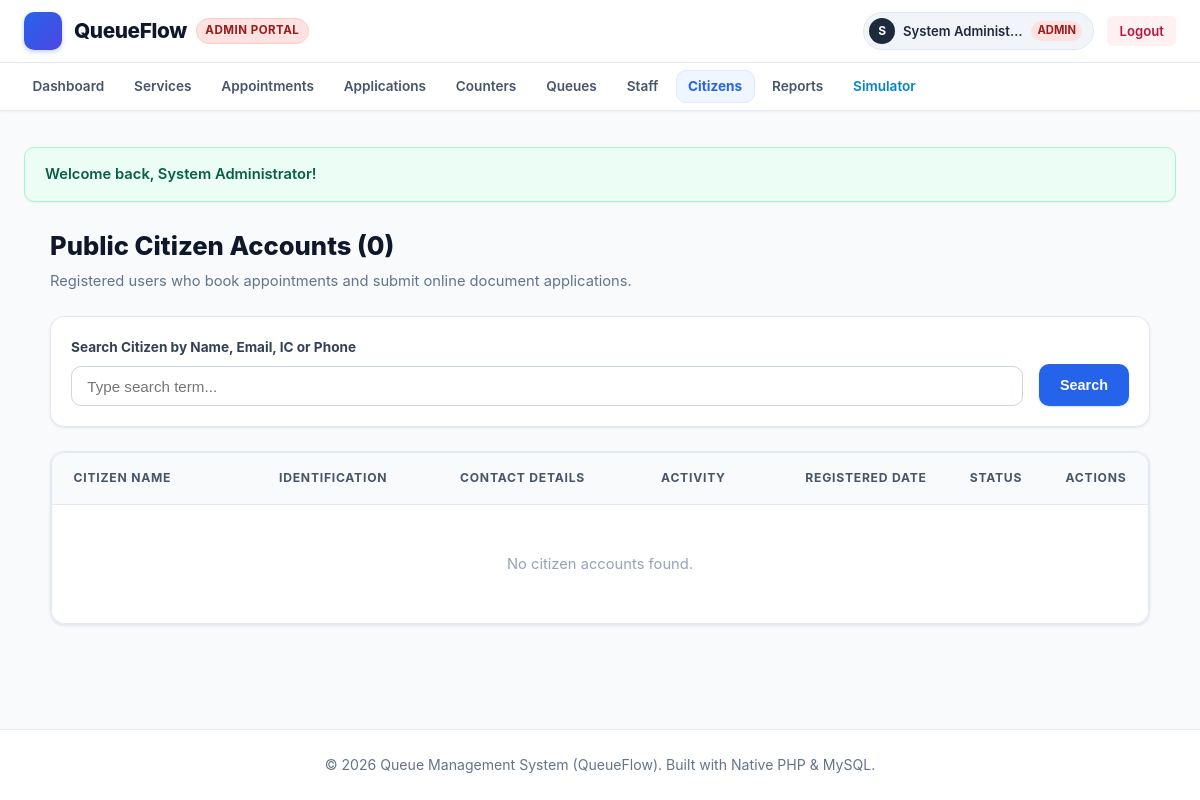
Before: /admin/user_management.php (signed in) with the older database file.
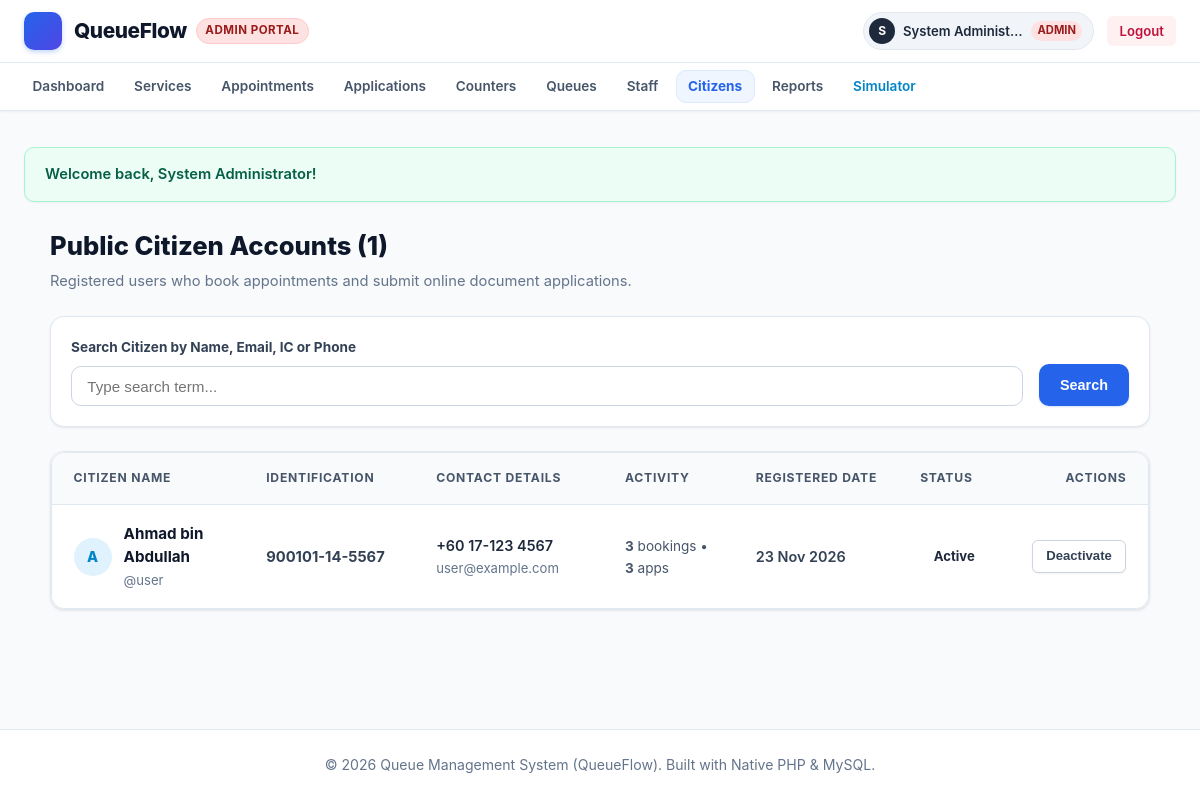
After: the same page with the newer database file.
### tables this page shows
CREATE TABLE `users` (
  `id` INT AUTO_INCREMENT PRIMARY KEY,
  `username` VARCHAR(50) NOT NULL UNIQUE,
  `email` VARCHAR(100) NULL UNIQUE,
  `password` VARCHAR(255) NOT NULL,
  `full_name` VARCHAR(100) NOT NULL,
  `ic_passport` VARCHAR(50) NULL,
  `phone` VARCHAR(30) NULL,
  `role` ENUM('admin', 'staff', 'user') NOT NULL DEFAULT 'user',
  `status` ENUM('active', 'inactive') NOT NULL DEFAULT 'active',
  `created_at` TIMESTAMP DEFAULT CURRENT_TIMESTAMP
);

### admin/user_management.php (the view, shortened to what the changed rows need)
<?php
require_once __DIR__ . '/../includes/functions.php';
$pdo = getDBConnection();
$sql = "
    SELECT u.*,
        (SELECT COUNT(*) FROM appointments WHERE user_id = u.id) as booking_count,
        (SELECT COUNT(*) FROM applications WHERE user_id = u.id) as app_count
    FROM users u
    WHERE u.role = 'user'
";
$params = [];
$sql .= " ORDER BY u.id DESC";
$stmt = $pdo->prepare($sql);
$stmt->execute($params);
$citizens = $stmt->fetchAll();
require_once __DIR__ . '/../includes/header.php';
?>
<div style="max-width: 1100px; margin: 1.5rem auto;">
    <div style="display: flex; justify-content: space-between; align-items: center; margin-bottom: 1.5rem; flex-wrap: wrap; gap: 1rem;">
        <div>
            <h1 style="font-size: 1.6rem; font-weight: 800; color: #0f172a; margin-bottom: 0.25rem;">
                Public Citizen Accounts (<?php echo count($citizens); ?>)
            </h1>
            <p style="color: var(--text-muted); font-size: 0.92rem; margin: 0;">
                Registered users who book appointments and submit online document applications.
            </p>
        </div>
    </div>
    <div class="card" style="padding: 0; overflow: hidden;">
        <div class="table-responsive">
            <table class="data-table">
                <thead>
                    <tr>
                        <th style="width: 22%;">CITIZEN NAME</th>
                        <th style="width: 18%;">IDENTIFICATION</th>
                        <th style="width: 20%;">CONTACT DETAILS</th>
                        <th style="width: 15%;">ACTIVITY</th>
                        <th style="width: 12%;">REGISTERED DATE</th>
                        <th style="width: 8%;">STATUS</th>
                        <th style="width: 5%; text-align: right;">ACTIONS</th>
                    </tr>
                </thead>
                <tbody>
                    <?php if (empty($citizens)): ?>
                        <tr>
                            <td colspan="7" style="text-align: center; padding: 3rem 1rem; color: #94a3b8;">
                                No citizen accounts found.
                            </td>
                        </tr>
                    <?php else: ?>
                        <?php foreach ($citizens as $c): ?>
                            <tr>
                                <td>
                                    <div style="display: flex; align-items: center; gap: 0.75rem;">
                                        <div style="width: 38px; height: 38px; border-radius: 50%; background: #e0f2fe; color: #0284c7; font-weight: 800; display: flex; align-items: center; justify-content: center; font-size: 0.9rem; flex-shrink: 0;">
                                            <?php echo strtoupper(substr($c['full_name'], 0, 1)); ?>
                                        </div>
                                        <div>
                                            <strong style="color: #0f172a; font-size: 0.95rem;"><?php echo e($c['full_name']); ?></strong>
                                            <div class="cell-sub" style="margin-top: 0.15rem;">@<?php echo e($c['username']); ?></div>
                                        </div>
                                    </div>
                                </td>
                                <td>
                                    <strong style="color: #334155; font-size: 0.92rem;"><?php echo e($c['ic_passport'] ?: 'N/A'); ?></strong>
                                </td>
                                <td>
                                    <div style="font-size: 0.9rem; font-weight: 600; color: #1e293b;"><?php echo e($c['phone'] ?: 'N/A'); ?></div>
                                    <div class="cell-sub" style="margin-top: 0.15rem;"><?php echo e($c['email'] ?: 'No email'); ?></div>
                                </td>
                                <td>
                                    <span style="font-size: 0.85rem; color: #475569;">
                                        <strong><?php echo (int)$c['booking_count']; ?></strong> bookings &bull;
                                        <strong><?php echo (int)$c['app_count']; ?></strong> apps
                                    </span>
                                </td>
                                <td>
                                    <span style="font-weight: 600; color: #334155; font-size: 0.9rem;"><?php echo date('d M Y', strtotime($c['created_at'])); ?></span>
                                </td>
                                <td><?php echo renderStatusBadge($c['status']); ?></td>
                                <td style="text-align: right;">
                                    <div class="table-actions" style="justify-content: flex-end;">
                                        <form method="POST" action="user_management.php" style="margin: 0;">
                                            <button type="submit" class="btn btn-secondary btn-sm">
                                                <?php echo ($c['status'] === 'active') ? 'Deactivate' : 'Activate'; ?>
                                            </button>
                                        </form>
                                    </div>
                                </td>
                            </tr>
                        <?php endforeach; ?>
                    <?php endif; ?>
                </tbody>
            </table>
        </div>
    </div>
</div>
<?php require_once __DIR__ . '/../includes/footer.php'; ?>

### includes/functions.php (shortened to what the changed rows need)
<?php
function e($value) {
    return htmlspecialchars((string)$value, ENT_QUOTES, 'UTF-8');
}
function renderStatusBadge($status) {
    $badges = [
        'waiting'      => '<span class="badge badge-waiting"><span class="badge-dot dot-waiting"></span>' . getIcon('clock', 13) . ' Waiting</span>',
        'calling'      => '<span class="badge badge-calling"><span class="badge-dot dot-calling"></span>' . getIcon('bell', 13) . ' Calling</span>',
        'serving'      => '<span class="badge badge-serving"><span class="badge-dot dot-serving"></span>' . getIcon('play-circle', 13) . ' Serving</span>',
        'completed'    => '<span class="badge badge-completed"><span class="badge-dot dot-completed"></span>' . getIcon('check-circle', 13) . ' Completed</span>',
        'skipped'      => '<span class="badge badge-skipped"><span class="badge-dot dot-skipped"></span>' . getIcon('slash', 13) . ' Skipped</span>',
        'open'         => '<span class="badge badge-open"><span class="badge-dot dot-open"></span>' . getIcon('check', 13) . ' Open</span>',
        'closed'       => '<span class="badge badge-closed"><span class="badge-dot dot-closed"></span>' . getIcon('x', 13) . ' Closed</span>',
        'active'       => '<span class="badge badge-active"><span class="badge-dot dot-open"></span> Active</span>',
        'inactive'     => '<span class="badge badge-inactive"><span class="badge-dot dot-closed"></span> Inactive</span>',
        'confirmed'    => '<span class="badge badge-completed"><span class="badge-dot dot-completed"></span> Confirmed</span>',
        'pending'      => '<span class="badge badge-waiting"><span class="badge-dot dot-waiting"></span> Pending</span>',
        'cancelled'    => '<span class="badge badge-skipped"><span class="badge-dot dot-skipped"></span> Cancelled</span>',
        'approved'     => '<span class="badge badge-completed"><span class="badge-dot dot-completed"></span> Approved</span>',
        'submitted'    => '<span class="badge badge-calling"><span class="badge-dot dot-calling"></span> Submitted</span>',
        'under_review' => '<span class="badge badge-waiting"><span class="badge-dot dot-waiting"></span> Under Review</span>',
        'rejected'     => '<span class="badge badge-skipped"><span class="badge-dot dot-skipped"></span> Rejected</span>',
    ];
    return $badges[$status] ?? '<span class="badge">' . e(ucfirst($status)) . '</span>';
}
function getIcon($name, $size = 18, $class = "icon") {
    return $icons[$name] ?? '';
}

Changed rows visible on the page:
added users: full_name "A", full_name "Ahmad bin Abdullah", username "user", ic_passport "900101-14-5567", phone "+60 17-123 4567", email "user@example.com", booking_count "3", app_count "3", created_at "23 Nov 2026", status "Active", shows "Deactivate"
Other visible differences:
count($citizens): "0" → "1"
text no longer shown: "No citizen accounts found."
